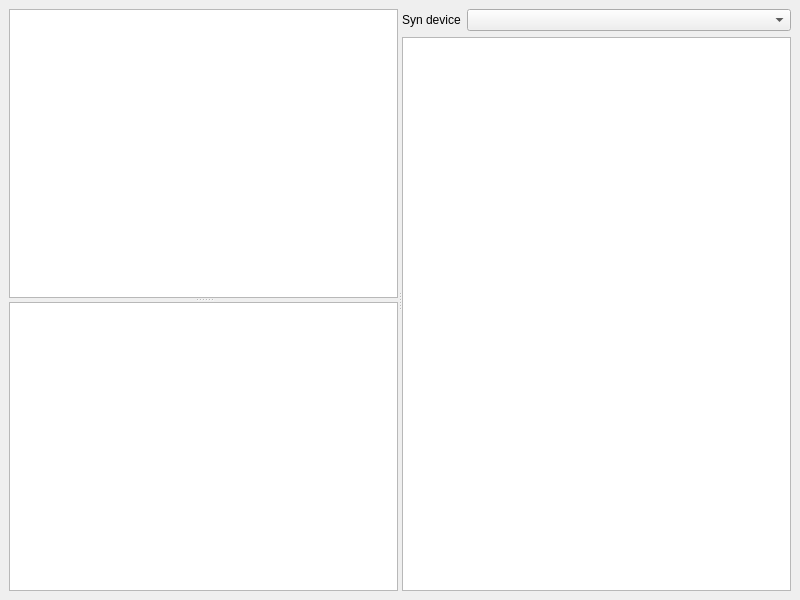
<?xml version="1.0" encoding="UTF-8"?>
<ui version="4.0">
 <class>MidiCfg</class>
 <widget class="QMainWindow" name="MidiCfg">
  <property name="geometry">
   <rect>
    <x>0</x>
    <y>0</y>
    <width>800</width>
    <height>600</height>
   </rect>
  </property>
  <property name="windowTitle">
   <string>MidiCfg</string>
  </property>
  <widget class="QWidget" name="cw">
   <property name="layoutDirection">
    <enum>Qt::LeftToRight</enum>
   </property>
   <layout class="QHBoxLayout" name="horizontalLayout">
    <item>
     <widget class="QSplitter" name="hSp">
      <property name="orientation">
       <enum>Qt::Horizontal</enum>
      </property>
      <widget class="QSplitter" name="vSp">
       <property name="orientation">
        <enum>Qt::Vertical</enum>
       </property>
       <widget class="QTableWidget" name="tblI">
        <property name="alternatingRowColors">
         <bool>true</bool>
        </property>
        <property name="selectionMode">
         <enum>QAbstractItemView::SingleSelection</enum>
        </property>
        <property name="selectionBehavior">
         <enum>QAbstractItemView::SelectRows</enum>
        </property>
       </widget>
       <widget class="QTableWidget" name="tblO">
        <property name="selectionMode">
         <enum>QAbstractItemView::SingleSelection</enum>
        </property>
        <property name="selectionBehavior">
         <enum>QAbstractItemView::SelectRows</enum>
        </property>
       </widget>
      </widget>
      <widget class="QWidget" name="layoutWidget">
       <layout class="QVBoxLayout" name="vLo">
        <item>
         <layout class="QHBoxLayout" name="hLo">
          <item>
           <widget class="QLabel" name="lbl">
            <property name="sizePolicy">
             <sizepolicy hsizetype="Minimum" vsizetype="Preferred">
              <horstretch>0</horstretch>
              <verstretch>0</verstretch>
             </sizepolicy>
            </property>
            <property name="text">
             <string>Syn device</string>
            </property>
           </widget>
          </item>
          <item>
           <widget class="QComboBox" name="lstSyn">
            <property name="sizePolicy">
             <sizepolicy hsizetype="Expanding" vsizetype="Fixed">
              <horstretch>0</horstretch>
              <verstretch>0</verstretch>
             </sizepolicy>
            </property>
           </widget>
          </item>
         </layout>
        </item>
        <item>
         <widget class="QTextEdit" name="txtEv"/>
        </item>
       </layout>
      </widget>
     </widget>
    </item>
   </layout>
  </widget>
 </widget>
 <resources/>
 <connections/>
</ui>
